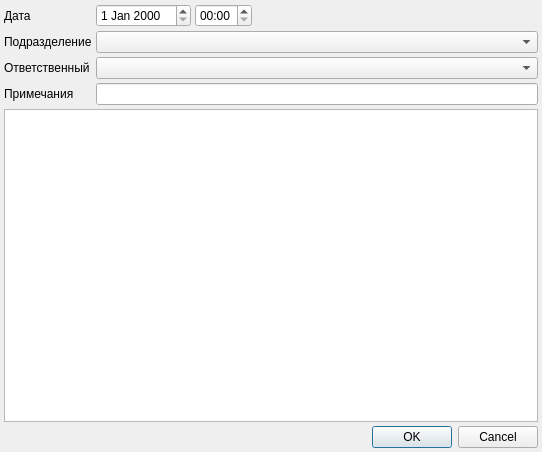
<?xml version="1.0" encoding="UTF-8"?>
<ui version="4.0">
 <class>NonenclatureExpenseDialog</class>
 <widget class="QDialog" name="NonenclatureExpenseDialog">
  <property name="geometry">
   <rect>
    <x>0</x>
    <y>0</y>
    <width>542</width>
    <height>452</height>
   </rect>
  </property>
  <property name="windowTitle">
   <string>Списание ЛСиИМН</string>
  </property>
  <layout class="QGridLayout" name="gridLayout">
   <property name="margin">
    <number>4</number>
   </property>
   <property name="spacing">
    <number>4</number>
   </property>
   <item row="0" column="0">
    <widget class="QLabel" name="lblDate">
     <property name="sizePolicy">
      <sizepolicy hsizetype="Maximum" vsizetype="Preferred">
       <horstretch>0</horstretch>
       <verstretch>0</verstretch>
      </sizepolicy>
     </property>
     <property name="text">
      <string>Дата</string>
     </property>
     <property name="buddy">
      <cstring>edtDate</cstring>
     </property>
    </widget>
   </item>
   <item row="0" column="1">
    <widget class="CDateEdit" name="edtDate">
     <property name="sizePolicy">
      <sizepolicy hsizetype="Maximum" vsizetype="Fixed">
       <horstretch>0</horstretch>
       <verstretch>0</verstretch>
      </sizepolicy>
     </property>
    </widget>
   </item>
   <item row="0" column="2">
    <widget class="QTimeEdit" name="edtTime">
     <property name="sizePolicy">
      <sizepolicy hsizetype="Maximum" vsizetype="Fixed">
       <horstretch>0</horstretch>
       <verstretch>0</verstretch>
      </sizepolicy>
     </property>
     <property name="displayFormat">
      <string>HH:mm</string>
     </property>
    </widget>
   </item>
   <item row="1" column="0">
    <widget class="QLabel" name="lblSupplier">
     <property name="sizePolicy">
      <sizepolicy hsizetype="Maximum" vsizetype="Preferred">
       <horstretch>0</horstretch>
       <verstretch>0</verstretch>
      </sizepolicy>
     </property>
     <property name="text">
      <string>Подразделение</string>
     </property>
     <property name="buddy">
      <cstring>cmbSupplier</cstring>
     </property>
    </widget>
   </item>
   <item row="1" column="1" colspan="3">
    <widget class="CStorageComboBox" name="cmbSupplier">
     <property name="sizePolicy">
      <sizepolicy hsizetype="Expanding" vsizetype="Fixed">
       <horstretch>0</horstretch>
       <verstretch>0</verstretch>
      </sizepolicy>
     </property>
    </widget>
   </item>
   <item row="3" column="0">
    <widget class="QLabel" name="lblNote">
     <property name="text">
      <string>Примечания</string>
     </property>
     <property name="buddy">
      <cstring>edtNote</cstring>
     </property>
    </widget>
   </item>
   <item row="3" column="1" colspan="3">
    <widget class="QLineEdit" name="edtNote"/>
   </item>
   <item row="4" column="0" colspan="4">
    <widget class="CInDocTableView" name="tblItems">
     <property name="sizePolicy">
      <sizepolicy hsizetype="Preferred" vsizetype="Expanding">
       <horstretch>0</horstretch>
       <verstretch>0</verstretch>
      </sizepolicy>
     </property>
    </widget>
   </item>
   <item row="5" column="0" colspan="4">
    <widget class="QDialogButtonBox" name="buttonBox">
     <property name="orientation">
      <enum>Qt::Horizontal</enum>
     </property>
     <property name="standardButtons">
      <set>QDialogButtonBox::Cancel|QDialogButtonBox::Ok</set>
     </property>
    </widget>
   </item>
   <item row="2" column="0">
    <widget class="QLabel" name="lblSupplierPerson">
     <property name="text">
      <string>Ответственный</string>
     </property>
     <property name="buddy">
      <cstring>cmbSupplierPerson</cstring>
     </property>
    </widget>
   </item>
   <item row="2" column="1" colspan="3">
    <widget class="CPersonComboBoxEx" name="cmbSupplierPerson">
     <property name="sizePolicy">
      <sizepolicy hsizetype="Expanding" vsizetype="Fixed">
       <horstretch>0</horstretch>
       <verstretch>0</verstretch>
      </sizepolicy>
     </property>
    </widget>
   </item>
  </layout>
 </widget>
 <customwidgets>
  <customwidget>
   <class>CDateEdit</class>
   <extends>QDateEdit</extends>
   <header>library/DateEdit.h</header>
  </customwidget>
  <customwidget>
   <class>CStorageComboBox</class>
   <extends>QComboBox</extends>
   <header>Orgs/OrgStructComboBoxes.h</header>
  </customwidget>
  <customwidget>
   <class>CInDocTableView</class>
   <extends>QTableView</extends>
   <header>library/InDocTable.h</header>
  </customwidget>
  <customwidget>
   <class>CPersonComboBoxEx</class>
   <extends>QComboBox</extends>
   <header>Orgs/PersonComboBoxEx.h</header>
  </customwidget>
 </customwidgets>
 <tabstops>
  <tabstop>edtDate</tabstop>
  <tabstop>edtTime</tabstop>
  <tabstop>cmbSupplier</tabstop>
  <tabstop>cmbSupplierPerson</tabstop>
  <tabstop>edtNote</tabstop>
  <tabstop>tblItems</tabstop>
  <tabstop>buttonBox</tabstop>
 </tabstops>
 <resources/>
 <connections>
  <connection>
   <sender>buttonBox</sender>
   <signal>accepted()</signal>
   <receiver>NonenclatureExpenseDialog</receiver>
   <slot>accept()</slot>
   <hints>
    <hint type="sourcelabel">
     <x>252</x>
     <y>447</y>
    </hint>
    <hint type="destinationlabel">
     <x>157</x>
     <y>274</y>
    </hint>
   </hints>
  </connection>
  <connection>
   <sender>buttonBox</sender>
   <signal>rejected()</signal>
   <receiver>NonenclatureExpenseDialog</receiver>
   <slot>reject()</slot>
   <hints>
    <hint type="sourcelabel">
     <x>320</x>
     <y>447</y>
    </hint>
    <hint type="destinationlabel">
     <x>286</x>
     <y>274</y>
    </hint>
   </hints>
  </connection>
 </connections>
</ui>
